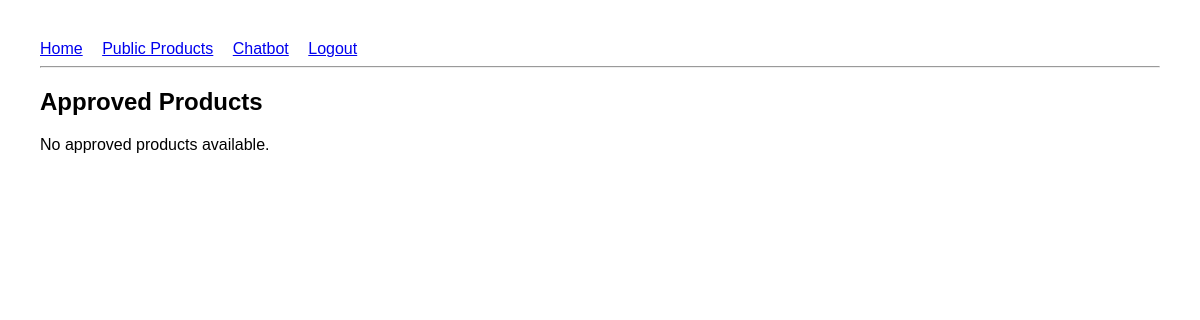
The app's page /products/public/, older data.
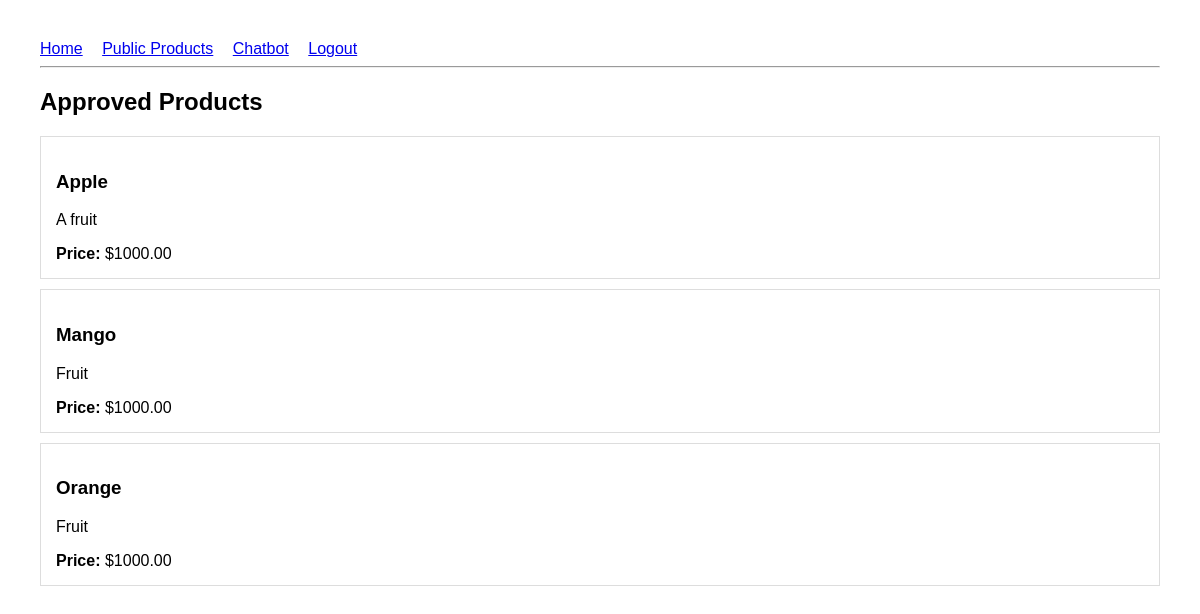
The same page, newer data.
### products/models.py (models this page shows, shortened)
class Product(models.Model):
    name = models.CharField(max_length=255)
    description = models.TextField()
    price = models.DecimalField(max_digits=10, decimal_places=2)
    business = models.ForeignKey(
        "accounts.Business",
        on_delete=models.CASCADE,
        related_name="products"
    )
    created_at = models.DateTimeField(auto_now_add=True)

### products/views.py (the view)
# urls.py: path('products/public/', public_products_page, name='public-products-page'),
def public_products_page(request):
    products = Product.objects.all()
    return render(request, 'public_products.html', {
        'products': products
    })

### templates/public_products.html
{% extends "base.html" %}
{% block content %}
<h2>Approved Products</h2>
{% if products %}
    {% for product in products %}
        <div class="card">
            <h3>{{ product.name }}</h3>
            <p>{{ product.description }}</p>
            <strong>Price:</strong> ${{ product.price }}
        </div>
    {% endfor %}
{% else %}
    <p>No approved products available.</p>
{% endif %}
{% endblock %}

### templates/base.html (shortened to what this page needs)
<!DOCTYPE html>
<html>
<head>
</head>
<body>
<nav>
    <a href="/home">Home</a>
    <a href="/products/public/">Public Products</a>
    <a href="/chat/">Chatbot</a>
    <a href="/logout/">Logout</a>
</nav>
<hr>
{% block content %}{% endblock %}
</body>
</html>

### templates/base.html (style rules this page uses)
body { font-family: Arial; margin: 40px; }
nav a { margin-right: 15px; }
.card { border: 1px solid #ddd; padding: 15px; margin-bottom: 10px; }

Row changes from the older to the newer data that the page shows:
added Product: name "Apple", description "A fruit", price "1000.00"
added Product: name "Mango", description "Fruit", price "1000.00"
added Product: name "Orange", description "Fruit", price "1000.00"
Text that changed along with them:
text no longer shown: "No approved products available."
